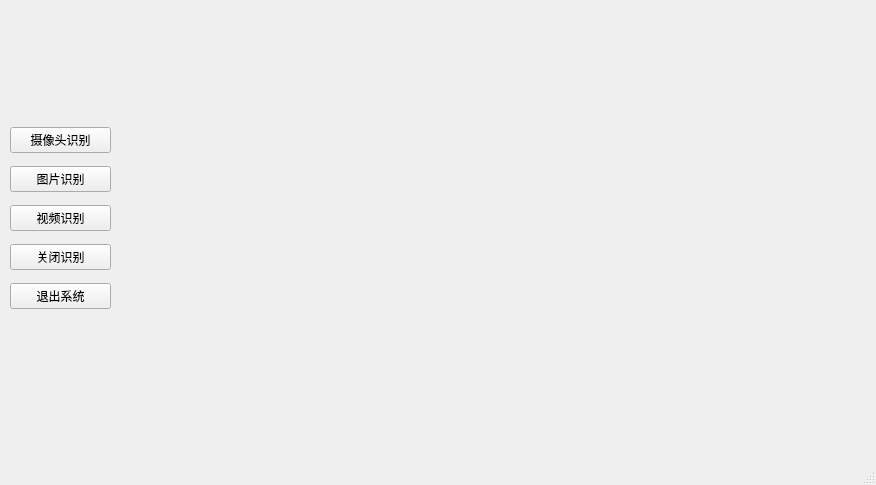
<?xml version="1.0" encoding="UTF-8"?>
<ui version="4.0">
 <class>MainWindow</class>
 <widget class="QMainWindow" name="MainWindow">
  <property name="geometry">
   <rect>
    <x>0</x>
    <y>0</y>
    <width>876</width>
    <height>485</height>
   </rect>
  </property>
  <property name="windowTitle">
   <string>MainWindow</string>
  </property>
  <widget class="QWidget" name="centralwidget">
   <widget class="QWidget" name="layoutWidget">
    <property name="geometry">
     <rect>
      <x>10</x>
      <y>120</y>
      <width>101</width>
      <height>201</height>
     </rect>
    </property>
    <layout class="QVBoxLayout" name="verticalLayout">
     <item>
      <widget class="QPushButton" name="CameraButton">
       <property name="text">
        <string>摄像头识别</string>
       </property>
      </widget>
     </item>
     <item>
      <widget class="QPushButton" name="PhotoButton">
       <property name="text">
        <string>图片识别</string>
       </property>
      </widget>
     </item>
     <item>
      <widget class="QPushButton" name="FileButton">
       <property name="text">
        <string>视频识别</string>
       </property>
      </widget>
     </item>
     <item>
      <widget class="QPushButton" name="Close">
       <property name="text">
        <string>关闭识别</string>
       </property>
      </widget>
     </item>
     <item>
      <widget class="QPushButton" name="ExitButton">
       <property name="text">
        <string>退出系统</string>
       </property>
      </widget>
     </item>
    </layout>
   </widget>
   <widget class="QLabel" name="DispalyLabel">
    <property name="geometry">
     <rect>
      <x>120</x>
      <y>10</y>
      <width>741</width>
      <height>431</height>
     </rect>
    </property>
    <property name="text">
     <string/>
    </property>
   </widget>
  </widget>
  <widget class="QMenuBar" name="menubar">
   <property name="geometry">
    <rect>
     <x>0</x>
     <y>0</y>
     <width>876</width>
     <height>22</height>
    </rect>
   </property>
  </widget>
  <widget class="QStatusBar" name="statusbar"/>
 </widget>
 <resources/>
 <connections>
  <connection>
   <sender>ExitButton</sender>
   <signal>clicked()</signal>
   <receiver>MainWindow</receiver>
   <slot>close()</slot>
   <hints>
    <hint type="sourcelabel">
     <x>109</x>
     <y>321</y>
    </hint>
    <hint type="destinationlabel">
     <x>397</x>
     <y>265</y>
    </hint>
   </hints>
  </connection>
 </connections>
</ui>
